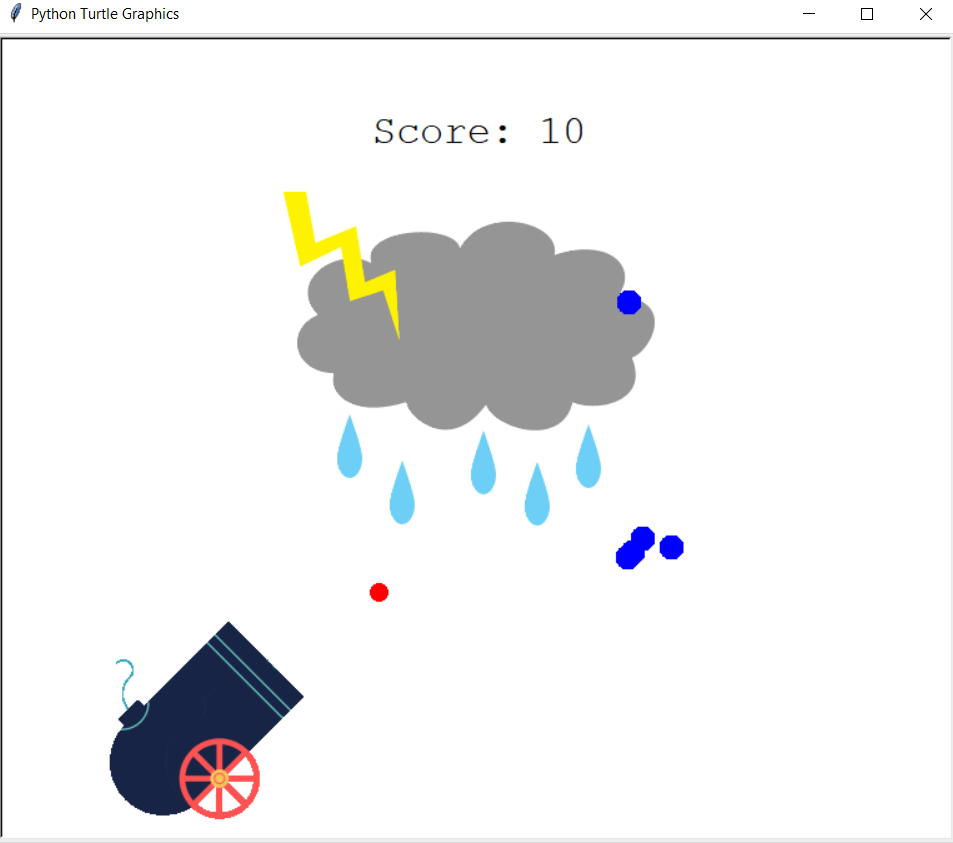

Python code for this plot:
""" Import Packages"""

from random import randrange
from turtle import *
from freegames import vector
import winsound

""" Specify the ball , the speed and the target """

ball = vector(-200, -200) # the red ball
speed = vector(0, 0) 
targets = [] # this is a list with the other balls
score=0

""" Define the functions """

def tap(x, y):
    "Respond to screen tap."
    if not inside(ball):
        ball.x = -199 #left down corner
        ball.y = -199 #left down corner
        speed.x = (x + 200) / 25
        speed.y = (y + 200) / 25
        winsound.PlaySound("bomb.wav", winsound.SND_ASYNC) #bomb sound

def inside(xy):
    "Return True if xy within screen."
    return -200 < xy.x < 200 and -200 < xy.y < 200

def draw():
    "Draw ball and targets."
    clear()

    for target in targets:
        goto(target.x, target.y)
        dot(20, 'blue')

    if inside(ball):
        goto(ball.x, ball.y)
        dot(15, 'red')

    update()

def move():
    "Move ball (red) and targets (blue)."
    
    global score #as the score is not the input of this function
    
    if randrange(40) == 0:
        y = randrange(-150, 150)
        target = vector(200, y)
        targets.append(target)

    for target in targets:
        target.x -= 0.5

    if inside(ball):
        speed.y -= 0.35
        ball.move(speed)

    dupe = targets.copy()
    targets.clear()

    for target in dupe:
        if abs(target - ball) > 13: #abs=absolute value
            targets.append(target)
        else:
            score += 10
            pen.clear()
            pen.write("Score: {}".format(score), align="center", font=("Courier", 24, "normal")) 
    draw()

    for target in targets:
        if not inside(target):
            return

    ontimer(move, 50) #wait 50 milliseconds and run the function move

""" Write the score """
pen = Turtle()
pen.speed(0)
pen.shape("square")
pen.color("black")
pen.penup()
pen.hideturtle()
pen.goto(0, 230)
pen.write("Score: {}".format(score), align="center", font=("Courier", 24, "normal")) 

""" Set the background """
wn = Screen() 
wn.bgpic('colour_bg.gif')

""" Add the canon """
wn.addshape('cannon.gif')
cannon=Turtle()
cannon.penup()
cannon.goto(-200,-200)
cannon.shape('cannon.gif')
cannon.pendown()
cannon.stamp()

""" Let's play the game """
hideturtle()
up()
tracer(False)
onscreenclick(tap) # if you click on the screen you call the function tap
move()
done()
